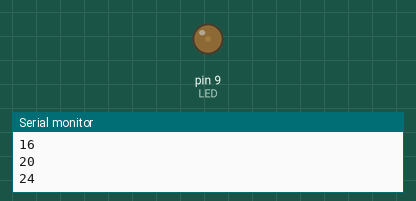
The sketch below on a simulated Arduino Uno, built with avr-gcc and run on an emulated ATmega328P. On the bench: output pins drawn as LEDs (lit = HIGH), the last lines printed to the serial monitor.

Above: at 0.15 s.
At 0.75 s:
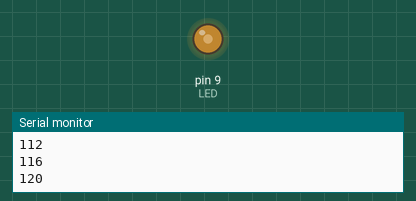
At 1.7 s:
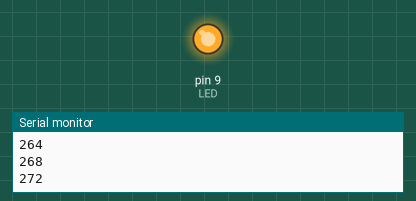
Timing chart, 0 to 3.2 s (numbered marks = the images above):
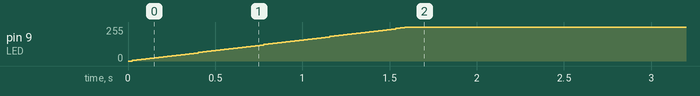

Measured:
- by itself, pin 9 (LED): moves from 0/255 to 255/255 over 1.6 s

The sketch:

PWM_RGBLED.ino
```cpp
/*
DMP - Sketching mit Hardware WS2526
-Eine LED pulsieren lassen
Marcos Martinez
*/
int LED=9; //Das Wort „LED“ steht jetzt für den Wert 9.
int helligkeit= 0; //Das Wort „helligkeit“ steht nun für den Wert, der bei der PWM ausgegeben wird. Die Zahl 0 ist dabei nur ein beliebiger Startwert.
int fadeschritte= 4; //fadeschritte: bestimmt die Geschwindigkeit des „fadens“.

void setup()//Hier beginnt das Setup.
{
  Serial.begin(9600);
pinMode(LED, OUTPUT);//Der Pin mit der LED (Pin9) ist ein Ausgang
}
void loop()
{
 // Serial.println(fadeschritte);
analogWrite(LED, helligkeit);//Mit der Funktion analogWrite wird hier an dem Pin mit der LED (Pin9) die PWM Ausgabe aktiviert. Der PWM-Wert ist der Wert, der unter dem Namen „helligkeit“ gespeichert ist. In diesem Fall „0“ (Siehe ersten Programmabschnitt)
helligkeit = helligkeit + fadeschritte; //Nun wird der Wert für die PWM-Ausgabe verändert. Unter dem Wert „helligkeit“ wird jetzt zur vorherigen helligkeit der Wert für die fadeschritte addiert. In diesem Fall: helligkeit=0+ 5. Der neue Wert für „helligkeit“ ist also nicht mehr 0 sondern 5. Sobald der Loop-Teil einmal durchgelaufen ist, wiederholt er sich. Dann beträgt der Wert für die Helligkeit 10. Im nächsten Durchlauf 15 usw. usw…
Serial.println(helligkeit);
delay(25);//Die LED soll für 25ms (Millisekunden), also nur ganz kurz die Helligkeit beibehalten. Verringert man diesen Wert, wird das Pulsieren ebenfalls schneller.
if (helligkeit == 0 || helligkeit == 255) //Bedeutung des Befehls: Wenn die Helligkeit den Wert 0 ODER 255 erreicht hat, wechselt der Wert für die „fadeschritte“ von positiv zu negativ bzw. andersrum. Grund: Die LED wird zunächst bei jedem Durchlauf des Loop-Teils immer ein bisschen heller. Allerdings ist irgendwann der Maximalwert für die PWM-Ausgabe mit dem Wert 255 erreicht. Die LED soll dann wieder Schritt für Schritt dunkler werden. Also wird der Wert für die „fadeschritte“ an dieser Stelle negativiert (Ein Minuszeichen wird davor gesetzt).
{
fadeschritte = -fadeschritte ; //Das bedeutet für den nächsten Durchlauf, dass in der Zeile „helligkeit = helligkeit + fadeschritte;“ die helligkeit abnimmt. Beispiel: „helligkeit=255+(-5)“. Der Wert für Helligkeit ist ab dann 250. Im nächsten Durchlauf 245 usw. usw… Sobald der Wert für Helligkeit bei 0 angekommen ist, wechselt wieder das Vorzeichen. (Man bedenke die alte mathematische Regel: „minus und minus ergibt plus“.)
  Serial.println(fadeschritte);
}
else {
}
}//Mit dieser letzten Klammer wird der Loop-Teil geschlossen.
```
